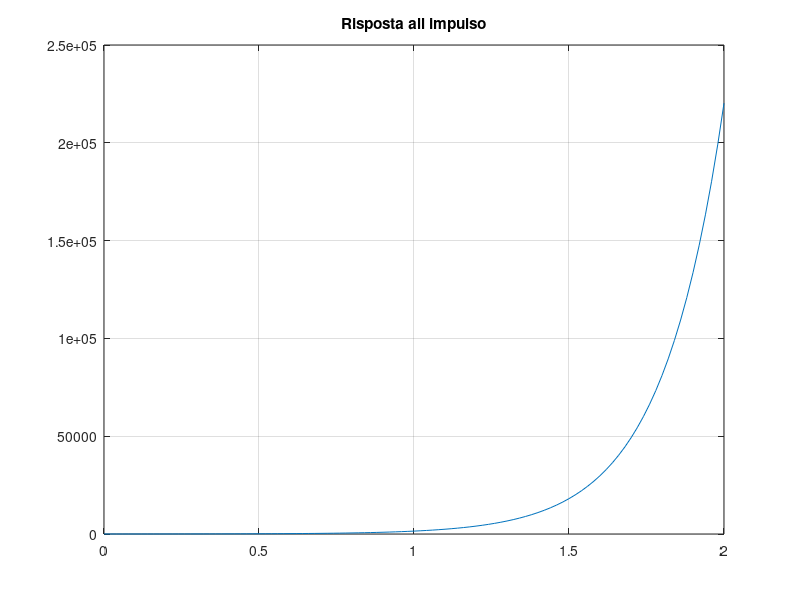

MATLAB code for this plot:
s = tf('s');
es = menu('Scegli la funzione di trasferimento', ...
            'G1(s) = 10/(s-5)', 'G2(s) = 10/s', 'G3(s) = 10/(s+5)',...
            'G4(s) = 10/(s+20)');
switch(es)
    case 1, G = 10/(s-5); tau = 1/5;
    case 2, G = 10/s; 
    case 3, G = 10/(s+5); tau = 1/5;
    case 4, G = 10/(s+20); tau = 1/20;
end

es2 = menu('Scegli il tipo di ingresso', 'Impulso', 'Gradino unitario');
switch(es2)
    case 1, [Y, T]=impulse(G); figure(1), plot(T, Y), grid on, zoom on, title('Risposta all impulso');
    case 2, [Y, T]=step(G); figure(2), plot(T, Y), grid on, zoom on, title('Risposta al gradino');
end


